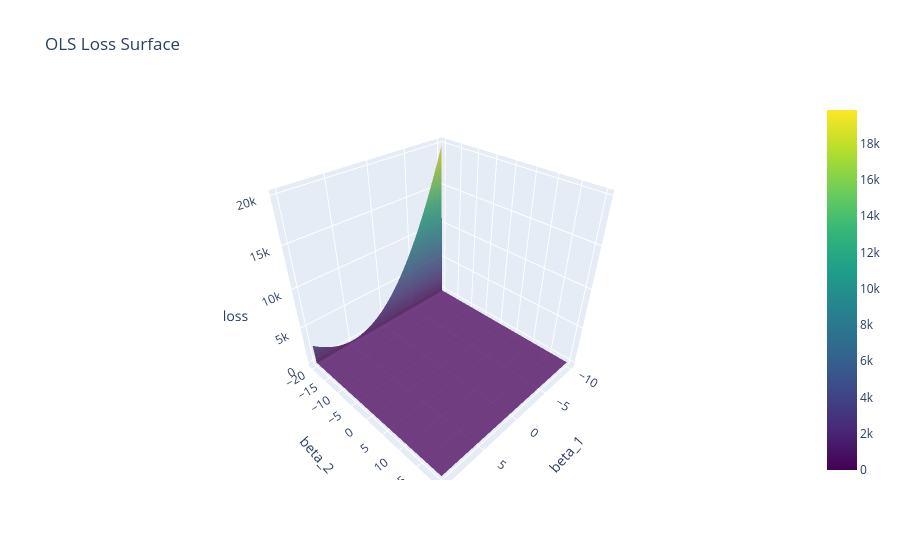
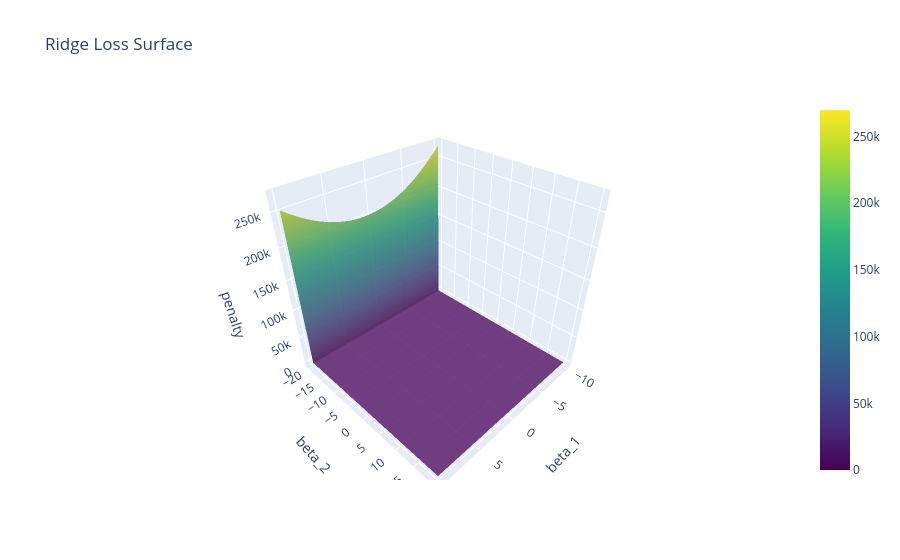

Notebook cell for these charts, in order:
### Code cell
#Generate linearly correlated features
n_samples = 100
x1 = np.random.randn(n_samples)
x2 = 2 * x1  #Strong correlation with no additional noise

#Create a target y witn some noise
y = 3 * x1 + 2 * x2 + np.random.randn(n_samples) + 0.5

#Define a range of values for beta_1 and beta_2 to calculate the loss
beta_1_range = np.linspace(-10, 10, 200)
beta_2_range = np.linspace(-20, 20, 200)
beta_1, beta_2 = np.meshgrid(beta_1_range, beta_2_range)

#Calculate OLS and Ridge loss for each combination of beta_1 and beta_2
def calculate_loss(beta_1, beta_2, x1, x2, y, lambda_ridge=0):
    loss = np.zeros(beta_1.shape)
    for i in range(beta_1.shape[0]):
        for j in range(beta_1.shape[1]):
            y_pred = beta_1[i, j] * x1 + x2
            loss[i, j] = np.sum((y - y_pred) ** 2) + lambda_ridge * (beta_1[i, j]**2 + beta_2[i, j]**2)
        return loss
    
loss_OLS = calculate_loss(beta_1, beta_2, x1, x2, y)
loss_Ridge = calculate_loss(beta_1, beta_2, x1, x2, y, lambda_ridge=500)

#Define the stagnation line where beta_2 = 2 * beta_1
stagnation_beta_1 = beta_1_range
stagnation_beta_2 = 2 * stagnation_beta_1
    
#OLS surface plot
fig_OLS = go.Figure(data=[go.Surface(z=loss_OLS, x=beta_1, y=beta_2, colorscale='Viridis', opacity=0.8)])
fig_OLS.update_layout(title='OLS Loss Surface', scene=dict(xaxis_title='beta_1', yaxis_title='beta_2', zaxis_title='loss'))
                    
fig_OLS.show()



#Ridge surface plot
fig_Ridge = go.Figure(data=[go.Surface(z=loss_Ridge, x=beta_1, y=beta_2, colorscale='Viridis', opacity=0.8)])
fig_Ridge.update_layout(title='Ridge Loss Surface', scene=dict(xaxis_title='beta_1', yaxis_title='beta_2', zaxis_title='penalty'))
fig_Ridge.show()

### Figure 1 — Plotly figure (JSON) as saved in the notebook; plotly's stock layout.template omitted (floating-point values rounded to 4 significant figures; data arrays with more than 128 entries replaced by an {"elided": "..."} marker saying what was removed)
{"data": [{"colorscale": [[0, "#440154"], [0.1111, "#482878"], [0.2222, "#3e4989"], [0.3333, "#31688e"], [0.4444, "#26828e"], [0.5556, "#1f9e89"], [0.6667, "#35b779"], [0.7778, "#6ece58"], [0.8889, "#b5de2b"], [1, "#fde725"]], "opacity": 0.8, "type": "surface", "x": {"elided": "200x200 float values"}, "y": {"elided": "200x200 float values"}, "z": {"elided": "200x200 float values"}}], "layout": {"scene": {"xaxis": {"title": {"text": "beta_1"}}, "yaxis": {"title": {"text": "beta_2"}}, "zaxis": {"title": {"text": "loss"}}}, "title": {"text": "OLS Loss Surface"}}}

### Figure 2 — Plotly figure (JSON) as saved in the notebook; plotly's stock layout.template omitted (floating-point values rounded to 4 significant figures; data arrays with more than 128 entries replaced by an {"elided": "..."} marker saying what was removed)
{"data": [{"colorscale": [[0, "#440154"], [0.1111, "#482878"], [0.2222, "#3e4989"], [0.3333, "#31688e"], [0.4444, "#26828e"], [0.5556, "#1f9e89"], [0.6667, "#35b779"], [0.7778, "#6ece58"], [0.8889, "#b5de2b"], [1, "#fde725"]], "opacity": 0.8, "type": "surface", "x": {"elided": "200x200 float values"}, "y": {"elided": "200x200 float values"}, "z": {"elided": "200x200 float values"}}], "layout": {"scene": {"xaxis": {"title": {"text": "beta_1"}}, "yaxis": {"title": {"text": "beta_2"}}, "zaxis": {"title": {"text": "penalty"}}}, "title": {"text": "Ridge Loss Surface"}}}
